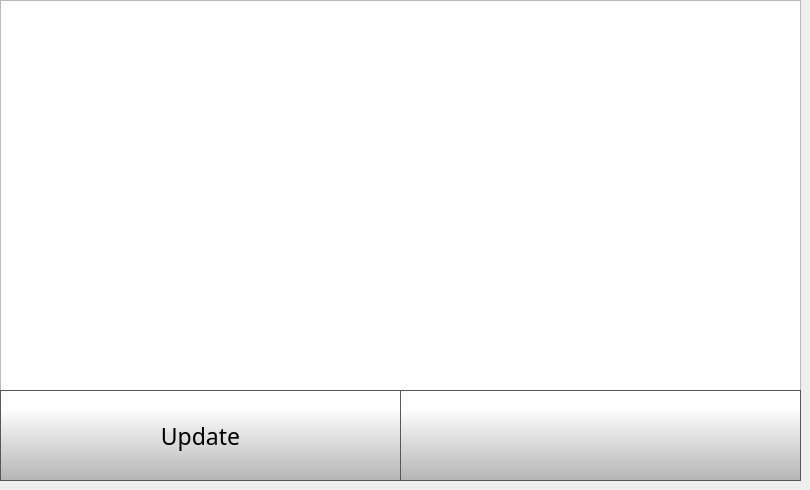
    <widget class="QWidget" name="OTAUpdatePage">
     <widget class="QListWidget" name="updateListWidget">
      <property name="geometry">
       <rect>
        <x>0</x>
        <y>0</y>
        <width>801</width>
        <height>391</height>
       </rect>
      </property>
      <property name="font">
       <font>
        <pointsize>14</pointsize>
       </font>
      </property>
      <property name="styleSheet">
       <string notr="true">

QScrollBar:vertical {
 border: 1px solid black; 
border-radius: 5px;
background: rgb(40,40,40);
width: 62px;
}

/* Sets up the color and height of handle */
QScrollBar::handle:vertical {
border-radius: 5px;
background: qlineargradient(spread:pad, x1:0, y1:1, x2:0, y2:0.188, stop:0 rgba(180, 180, 180, 255), stop:1 rgba(255, 255, 255, 255));
min-height: 20px;
}




/* This remvoes the bottom button by setting the height to 0px */
QScrollBar::add-line:vertical {
height: 0px;
subcontrol-position: bottom;
subcontrol-origin: margin;
}

/* This remvoes the top button by setting the height to 0px */
QScrollBar::sub-line:vertical {
height: 0px;
subcontrol-position: top;
subcontrol-origin: margin;
}

/*
QScrollBar::up-arrow:vertical, QScrollBar::down-arrow:vertical {
border: 2px solid grey;
width: 5px;
height: 5px;
background: white;
}


/* need this to get rid of crosshatching on scrollbar background */
QScrollBar::add-page:vertical, QScrollBar::sub-page:vertical {
background: none;
}

QListView::item {
color: rgb(255, 255, 255);
border-bottom: 1px solid rgb(255, 255, 255);
}

QListView {
    show-decoration-selected: 1; /* make the selection span the entire width of the view */
}

QListView::item:selected {
outline: none;
}


QListView::item:selected:focus {
	outline: none;
}
</string>
      </property>
     </widget>
     <widget class="QPushButton" name="softwareUpdateBackButton">
      <property name="geometry">
       <rect>
        <x>400</x>
        <y>390</y>
        <width>401</width>
        <height>91</height>
       </rect>
      </property>
      <property name="minimumSize">
       <size>
        <width>0</width>
        <height>0</height>
       </size>
      </property>
      <property name="font">
       <font>
        <family>Gotham Light</family>
        <pointsize>9</pointsize>
       </font>
      </property>
      <property name="styleSheet">
       <string notr="true">QPushButton {
     border: 1px solid rgb(87, 87, 87);
	background-color: qlineargradient(spread:pad, x1:0, y1:1, x2:0, y2:0.188, stop:0 rgba(180, 180, 180, 255), stop:1 rgba(255, 255, 255, 255));


}

QPushButton:pressed {
    background-color: qlineargradient(x1: 0, y1: 0, x2: 0, y2: 1,
                                      stop: 0 #dadbde, stop: 1 #f6f7fa);
}

QPushButton:flat {
    border: none; /* no border for a flat push button */
}

QPushButton:default {
    border-color: navy; /* make the default button prominent */
}</string>
      </property>
      <property name="text">
       <string/>
      </property>
      <property name="icon">
       <iconset>
        <normaloff>templates/img/arrows-4.png</normaloff>templates/img/arrows-4.png</iconset>
      </property>
      <property name="iconSize">
       <size>
        <width>50</width>
        <height>50</height>
       </size>
      </property>
      <property name="checkable">
       <bool>false</bool>
      </property>
      <property name="autoDefault">
       <bool>false</bool>
      </property>
      <property name="default">
       <bool>false</bool>
      </property>
      <property name="flat">
       <bool>false</bool>
      </property>
     </widget>
     <widget class="QPushButton" name="performUpdateButton">
      <property name="geometry">
       <rect>
        <x>0</x>
        <y>390</y>
        <width>401</width>
        <height>91</height>
       </rect>
      </property>
      <property name="minimumSize">
       <size>
        <width>0</width>
        <height>0</height>
       </size>
      </property>
      <property name="font">
       <font>
        <family>Gotham Light</family>
        <pointsize>17</pointsize>
       </font>
      </property>
      <property name="styleSheet">
       <string notr="true">QPushButton {
     border: 1px solid rgb(87, 87, 87);
	background-color: qlineargradient(spread:pad, x1:0, y1:1, x2:0, y2:0.188, stop:0 rgba(180, 180, 180, 255), stop:1 rgba(255, 255, 255, 255));


}

QPushButton:pressed {
    background-color: qlineargradient(x1: 0, y1: 0, x2: 0, y2: 1,
                                      stop: 0 #dadbde, stop: 1 #f6f7fa);
}

QPushButton:flat {
    border: none; /* no border for a flat push button */
}

QPushButton:default {
    border-color: navy; /* make the default button prominent */
}</string>
      </property>
      <property name="text">
       <string>Update</string>
      </property>
      <property name="icon">
       <iconset>
        <normaloff>templates/img/update-arrows.png</normaloff>templates/img/update-arrows.png</iconset>
      </property>
      <property name="iconSize">
       <size>
        <width>40</width>
        <height>40</height>
       </size>
      </property>
      <property name="checkable">
       <bool>false</bool>
      </property>
      <property name="autoDefault">
       <bool>false</bool>
      </property>
      <property name="default">
       <bool>false</bool>
      </property>
      <property name="flat">
       <bool>false</bool>
      </property>
     </widget>
    </widget>
